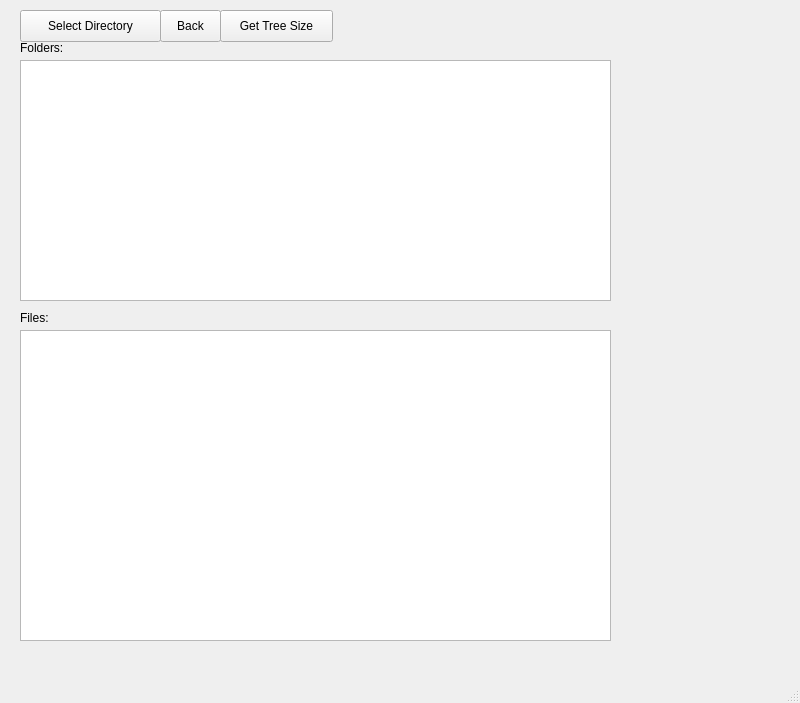
<?xml version="1.0" encoding="UTF-8"?>
<ui version="4.0">
 <class>MainWindow</class>
 <widget class="QMainWindow" name="MainWindow">
  <property name="geometry">
   <rect>
    <x>0</x>
    <y>0</y>
    <width>800</width>
    <height>703</height>
   </rect>
  </property>
  <property name="windowTitle">
   <string>MainWindow</string>
  </property>
  <widget class="QWidget" name="centralwidget">
   <widget class="QPushButton" name="rootDirectoyPushButton">
    <property name="geometry">
     <rect>
      <x>20</x>
      <y>10</y>
      <width>141</width>
      <height>32</height>
     </rect>
    </property>
    <property name="text">
     <string>Select Directory</string>
    </property>
   </widget>
   <widget class="QListWidget" name="folderListView">
    <property name="geometry">
     <rect>
      <x>20</x>
      <y>60</y>
      <width>591</width>
      <height>241</height>
     </rect>
    </property>
   </widget>
   <widget class="QListWidget" name="fileListView">
    <property name="geometry">
     <rect>
      <x>20</x>
      <y>330</y>
      <width>591</width>
      <height>311</height>
     </rect>
    </property>
   </widget>
   <widget class="QPushButton" name="getTreeSizePushButton">
    <property name="geometry">
     <rect>
      <x>220</x>
      <y>10</y>
      <width>113</width>
      <height>32</height>
     </rect>
    </property>
    <property name="text">
     <string>Get Tree Size</string>
    </property>
   </widget>
   <widget class="QLabel" name="foldersLabel">
    <property name="geometry">
     <rect>
      <x>20</x>
      <y>40</y>
      <width>591</width>
      <height>16</height>
     </rect>
    </property>
    <property name="text">
     <string>Folders:</string>
    </property>
   </widget>
   <widget class="QLabel" name="filesLabel">
    <property name="geometry">
     <rect>
      <x>20</x>
      <y>310</y>
      <width>60</width>
      <height>16</height>
     </rect>
    </property>
    <property name="text">
     <string>Files:</string>
    </property>
   </widget>
   <widget class="QPushButton" name="backPushButton">
    <property name="geometry">
     <rect>
      <x>160</x>
      <y>10</y>
      <width>61</width>
      <height>32</height>
     </rect>
    </property>
    <property name="text">
     <string>Back</string>
    </property>
   </widget>
   <widget class="QLabel" name="treeSizeLabel">
    <property name="geometry">
     <rect>
      <x>330</x>
      <y>20</y>
      <width>281</width>
      <height>16</height>
     </rect>
    </property>
    <property name="text">
     <string/>
    </property>
   </widget>
  </widget>
  <widget class="QMenuBar" name="menubar">
   <property name="geometry">
    <rect>
     <x>0</x>
     <y>0</y>
     <width>800</width>
     <height>22</height>
    </rect>
   </property>
  </widget>
  <widget class="QStatusBar" name="statusbar"/>
 </widget>
 <resources/>
 <connections/>
</ui>
